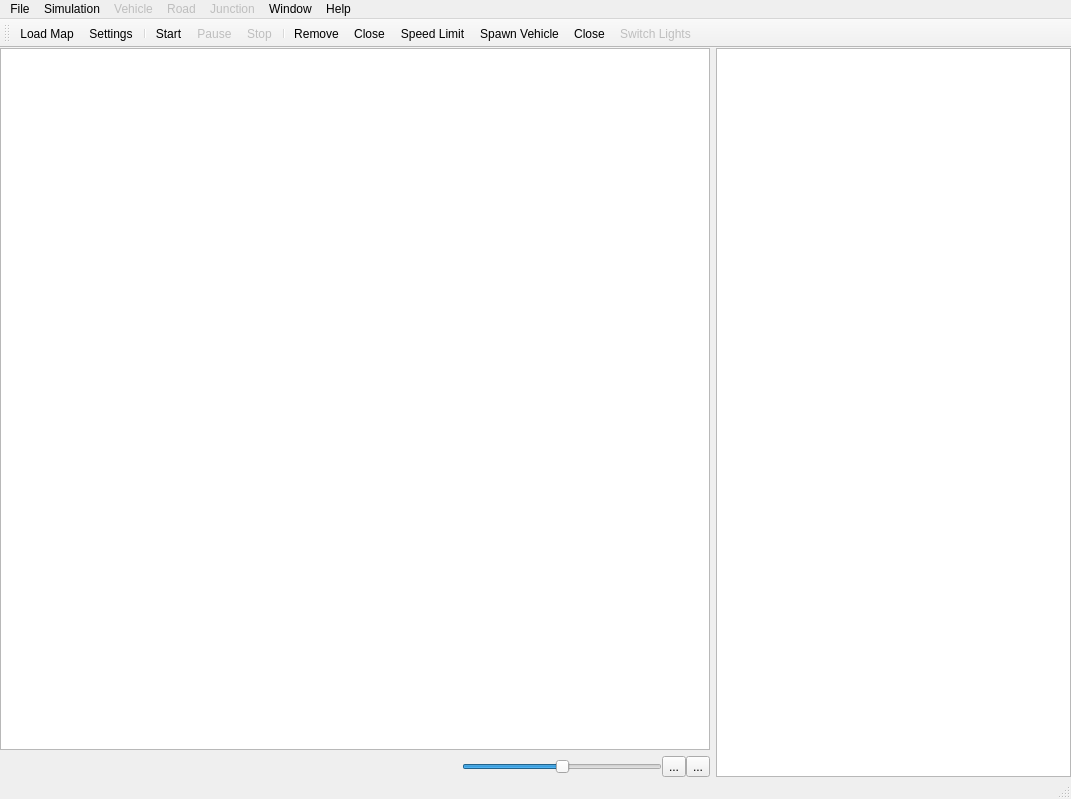
<?xml version="1.0" encoding="UTF-8"?>
<ui version="4.0">
 <class>MainWindow</class>
 <widget class="QMainWindow" name="MainWindow">
  <property name="geometry">
   <rect>
    <x>0</x>
    <y>0</y>
    <width>1071</width>
    <height>799</height>
   </rect>
  </property>
  <property name="windowTitle">
   <string>Traffic</string>
  </property>
  <property name="toolButtonStyle">
   <enum>Qt::ToolButtonFollowStyle</enum>
  </property>
  <widget class="QWidget" name="centralwidget">
   <layout class="QHBoxLayout" name="horizontalLayout_2">
    <property name="margin">
     <number>0</number>
    </property>
    <item>
     <widget class="QWidget" name="widget" native="true">
      <property name="sizePolicy">
       <sizepolicy hsizetype="Expanding" vsizetype="Expanding">
        <horstretch>2</horstretch>
        <verstretch>0</verstretch>
       </sizepolicy>
      </property>
      <layout class="QVBoxLayout" name="verticalLayout">
       <property name="margin">
        <number>0</number>
       </property>
       <item>
        <widget class="SimulationView" name="simulationView"/>
       </item>
       <item>
        <layout class="QHBoxLayout" name="horizontalLayout">
         <property name="spacing">
          <number>0</number>
         </property>
         <property name="sizeConstraint">
          <enum>QLayout::SetDefaultConstraint</enum>
         </property>
         <property name="leftMargin">
          <number>0</number>
         </property>
         <property name="topMargin">
          <number>0</number>
         </property>
         <item>
          <spacer name="horizontalSpacer">
           <property name="orientation">
            <enum>Qt::Horizontal</enum>
           </property>
           <property name="sizeHint" stdset="0">
            <size>
             <width>40</width>
             <height>20</height>
            </size>
           </property>
          </spacer>
         </item>
         <item>
          <widget class="QSlider" name="zoomSlider">
           <property name="sizePolicy">
            <sizepolicy hsizetype="Minimum" vsizetype="Fixed">
             <horstretch>0</horstretch>
             <verstretch>0</verstretch>
            </sizepolicy>
           </property>
           <property name="minimumSize">
            <size>
             <width>200</width>
             <height>0</height>
            </size>
           </property>
           <property name="minimum">
            <number>-10</number>
           </property>
           <property name="maximum">
            <number>10</number>
           </property>
           <property name="value">
            <number>0</number>
           </property>
           <property name="orientation">
            <enum>Qt::Horizontal</enum>
           </property>
           <property name="invertedAppearance">
            <bool>false</bool>
           </property>
           <property name="tickPosition">
            <enum>QSlider::NoTicks</enum>
           </property>
          </widget>
         </item>
         <item>
          <widget class="QToolButton" name="zoomOutButton">
           <property name="sizePolicy">
            <sizepolicy hsizetype="Preferred" vsizetype="Preferred">
             <horstretch>0</horstretch>
             <verstretch>0</verstretch>
            </sizepolicy>
           </property>
           <property name="text">
            <string>...</string>
           </property>
           <property name="icon">
            <iconset resource="../res/icons.qrc">
             <normaloff>:/icons/zoomOut</normaloff>:/icons/zoomOut</iconset>
           </property>
          </widget>
         </item>
         <item>
          <widget class="QToolButton" name="zoomInButton">
           <property name="sizePolicy">
            <sizepolicy hsizetype="Preferred" vsizetype="Preferred">
             <horstretch>0</horstretch>
             <verstretch>0</verstretch>
            </sizepolicy>
           </property>
           <property name="minimumSize">
            <size>
             <width>0</width>
             <height>0</height>
            </size>
           </property>
           <property name="text">
            <string>...</string>
           </property>
           <property name="icon">
            <iconset resource="../res/icons.qrc">
             <normaloff>:/icons/zoomIn</normaloff>:/icons/zoomIn</iconset>
           </property>
           <property name="arrowType">
            <enum>Qt::NoArrow</enum>
           </property>
          </widget>
         </item>
        </layout>
       </item>
      </layout>
     </widget>
    </item>
    <item>
     <widget class="AgentTreeView" name="agentTree">
      <property name="sizePolicy">
       <sizepolicy hsizetype="Expanding" vsizetype="Expanding">
        <horstretch>1</horstretch>
        <verstretch>0</verstretch>
       </sizepolicy>
      </property>
      <property name="minimumSize">
       <size>
        <width>0</width>
        <height>0</height>
       </size>
      </property>
     </widget>
    </item>
   </layout>
  </widget>
  <widget class="QMenuBar" name="menubar">
   <property name="geometry">
    <rect>
     <x>0</x>
     <y>0</y>
     <width>1071</width>
     <height>24</height>
    </rect>
   </property>
   <widget class="QMenu" name="menuFile">
    <property name="title">
     <string>File</string>
    </property>
    <addaction name="actionLoadMap"/>
    <addaction name="separator"/>
    <addaction name="actionQuit"/>
   </widget>
   <widget class="QMenu" name="menuSimulation">
    <property name="title">
     <string>Simulation</string>
    </property>
    <addaction name="actionSimSettings"/>
    <addaction name="actionSimStart"/>
    <addaction name="actionSimStop"/>
    <addaction name="actionSimPause"/>
    <addaction name="separator"/>
    <addaction name="actionStatistics"/>
   </widget>
   <widget class="QMenu" name="menuHelp">
    <property name="title">
     <string>Help</string>
    </property>
    <addaction name="actionAbout"/>
   </widget>
   <widget class="QMenu" name="menuVehicle">
    <property name="enabled">
     <bool>false</bool>
    </property>
    <property name="title">
     <string>Vehicle</string>
    </property>
    <addaction name="actionVehicleRemove"/>
   </widget>
   <widget class="QMenu" name="menuRoad">
    <property name="enabled">
     <bool>false</bool>
    </property>
    <property name="title">
     <string>Road</string>
    </property>
    <addaction name="actionRoadClose"/>
    <addaction name="actionRoadSetSpeedLimit"/>
    <addaction name="actionRoadSpawnVehicle"/>
   </widget>
   <widget class="QMenu" name="menuJunction">
    <property name="enabled">
     <bool>false</bool>
    </property>
    <property name="title">
     <string>Junction</string>
    </property>
    <addaction name="actionJunctionClose"/>
    <addaction name="actionJunctionSwitchLights"/>
   </widget>
   <widget class="QMenu" name="menuWindow">
    <property name="title">
     <string>Window</string>
    </property>
    <addaction name="actionToggleAgentProperties"/>
    <addaction name="actionZoomIn"/>
    <addaction name="actionZoomOut"/>
   </widget>
   <addaction name="menuFile"/>
   <addaction name="menuSimulation"/>
   <addaction name="menuVehicle"/>
   <addaction name="menuRoad"/>
   <addaction name="menuJunction"/>
   <addaction name="menuWindow"/>
   <addaction name="menuHelp"/>
  </widget>
  <widget class="QStatusBar" name="statusbar"/>
  <widget class="QToolBar" name="toolBar">
   <property name="sizePolicy">
    <sizepolicy hsizetype="Preferred" vsizetype="Fixed">
     <horstretch>0</horstretch>
     <verstretch>0</verstretch>
    </sizepolicy>
   </property>
   <property name="windowTitle">
    <string>toolBar</string>
   </property>
   <property name="iconSize">
    <size>
     <width>16</width>
     <height>16</height>
    </size>
   </property>
   <attribute name="toolBarArea">
    <enum>TopToolBarArea</enum>
   </attribute>
   <attribute name="toolBarBreak">
    <bool>false</bool>
   </attribute>
   <addaction name="actionLoadMap"/>
   <addaction name="actionSimSettings"/>
   <addaction name="separator"/>
   <addaction name="actionSimStart"/>
   <addaction name="actionSimPause"/>
   <addaction name="actionSimStop"/>
   <addaction name="separator"/>
   <addaction name="actionVehicleRemove"/>
   <addaction name="actionRoadClose"/>
   <addaction name="actionRoadSetSpeedLimit"/>
   <addaction name="actionRoadSpawnVehicle"/>
   <addaction name="actionJunctionClose"/>
   <addaction name="actionJunctionSwitchLights"/>
  </widget>
  <action name="actionQuit">
   <property name="icon">
    <iconset resource="../res/icons.qrc">
     <normaloff>:/icons/quit</normaloff>:/icons/quit</iconset>
   </property>
   <property name="text">
    <string>&amp;Quit</string>
   </property>
   <property name="shortcut">
    <string>Ctrl+Q</string>
   </property>
   <property name="menuRole">
    <enum>QAction::QuitRole</enum>
   </property>
   <property name="iconVisibleInMenu">
    <bool>true</bool>
   </property>
  </action>
  <action name="actionSimStart">
   <property name="icon">
    <iconset resource="../res/icons.qrc">
     <normaloff>:/icons/play</normaloff>:/icons/play</iconset>
   </property>
   <property name="text">
    <string>&amp;Start</string>
   </property>
   <property name="shortcut">
    <string>Space</string>
   </property>
   <property name="iconVisibleInMenu">
    <bool>true</bool>
   </property>
  </action>
  <action name="actionSimPause">
   <property name="enabled">
    <bool>false</bool>
   </property>
   <property name="icon">
    <iconset resource="../res/icons.qrc">
     <normaloff>:/icons/pause</normaloff>:/icons/pause</iconset>
   </property>
   <property name="text">
    <string>&amp;Pause</string>
   </property>
   <property name="shortcut">
    <string>Space</string>
   </property>
   <property name="visible">
    <bool>false</bool>
   </property>
   <property name="iconVisibleInMenu">
    <bool>true</bool>
   </property>
  </action>
  <action name="actionStatistics">
   <property name="icon">
    <iconset resource="../res/icons.qrc">
     <normaloff>:/icons/statistics</normaloff>:/icons/statistics</iconset>
   </property>
   <property name="text">
    <string>Statistics</string>
   </property>
   <property name="iconVisibleInMenu">
    <bool>true</bool>
   </property>
  </action>
  <action name="actionAbout">
   <property name="text">
    <string>About...</string>
   </property>
   <property name="menuRole">
    <enum>QAction::AboutRole</enum>
   </property>
  </action>
  <action name="actionSimStop">
   <property name="enabled">
    <bool>false</bool>
   </property>
   <property name="icon">
    <iconset resource="../res/icons.qrc">
     <normaloff>:/icons/stop</normaloff>:/icons/stop</iconset>
   </property>
   <property name="text">
    <string>Stop</string>
   </property>
   <property name="shortcut">
    <string>Esc</string>
   </property>
   <property name="visible">
    <bool>true</bool>
   </property>
   <property name="iconVisibleInMenu">
    <bool>true</bool>
   </property>
  </action>
  <action name="actionVehicleRemove">
   <property name="icon">
    <iconset resource="../res/icons.qrc">
     <normaloff>:/icons/remove</normaloff>:/icons/remove</iconset>
   </property>
   <property name="text">
    <string>Remove</string>
   </property>
   <property name="visible">
    <bool>false</bool>
   </property>
   <property name="iconVisibleInMenu">
    <bool>true</bool>
   </property>
  </action>
  <action name="actionRoadClose">
   <property name="checkable">
    <bool>false</bool>
   </property>
   <property name="icon">
    <iconset resource="../res/icons.qrc">
     <normaloff>:/icons/close</normaloff>:/icons/close</iconset>
   </property>
   <property name="text">
    <string>Close</string>
   </property>
   <property name="visible">
    <bool>false</bool>
   </property>
   <property name="iconVisibleInMenu">
    <bool>true</bool>
   </property>
  </action>
  <action name="actionRoadSetSpeedLimit">
   <property name="icon">
    <iconset resource="../res/icons.qrc">
     <normaloff>:/icons/speedLimit</normaloff>:/icons/speedLimit</iconset>
   </property>
   <property name="text">
    <string>Speed Limit</string>
   </property>
   <property name="toolTip">
    <string>Speed Limit</string>
   </property>
   <property name="visible">
    <bool>false</bool>
   </property>
   <property name="iconVisibleInMenu">
    <bool>true</bool>
   </property>
  </action>
  <action name="actionJunctionClose">
   <property name="icon">
    <iconset resource="../res/icons.qrc">
     <normaloff>:/icons/close</normaloff>:/icons/close</iconset>
   </property>
   <property name="text">
    <string>Close</string>
   </property>
   <property name="visible">
    <bool>false</bool>
   </property>
   <property name="iconVisibleInMenu">
    <bool>true</bool>
   </property>
  </action>
  <action name="actionJunctionSwitchLights">
   <property name="enabled">
    <bool>false</bool>
   </property>
   <property name="icon">
    <iconset resource="../res/icons.qrc">
     <normaloff>:/icons/lights</normaloff>:/icons/lights</iconset>
   </property>
   <property name="text">
    <string>Switch Lights</string>
   </property>
   <property name="visible">
    <bool>false</bool>
   </property>
   <property name="iconVisibleInMenu">
    <bool>true</bool>
   </property>
  </action>
  <action name="actionToggleAgentProperties">
   <property name="checkable">
    <bool>true</bool>
   </property>
   <property name="checked">
    <bool>true</bool>
   </property>
   <property name="text">
    <string>Agent Properties</string>
   </property>
   <property name="visible">
    <bool>true</bool>
   </property>
  </action>
  <action name="actionToggleAgentList">
   <property name="checkable">
    <bool>true</bool>
   </property>
   <property name="checked">
    <bool>true</bool>
   </property>
   <property name="text">
    <string>Agent List</string>
   </property>
   <property name="visible">
    <bool>true</bool>
   </property>
  </action>
  <action name="actionRoadSpawnVehicle">
   <property name="icon">
    <iconset resource="../res/icons.qrc">
     <normaloff>:/icons/add</normaloff>:/icons/add</iconset>
   </property>
   <property name="text">
    <string>Spawn Vehicle</string>
   </property>
   <property name="toolTip">
    <string>Spawn Vehicle</string>
   </property>
   <property name="visible">
    <bool>false</bool>
   </property>
   <property name="iconVisibleInMenu">
    <bool>true</bool>
   </property>
  </action>
  <action name="actionSimSettings">
   <property name="icon">
    <iconset resource="../res/icons.qrc">
     <normaloff>:/icons/settings2</normaloff>:/icons/settings2</iconset>
   </property>
   <property name="text">
    <string>Settings</string>
   </property>
   <property name="iconVisibleInMenu">
    <bool>true</bool>
   </property>
  </action>
  <action name="actionLoadMap">
   <property name="icon">
    <iconset resource="../res/icons.qrc">
     <normaloff>:/icons/world</normaloff>:/icons/world</iconset>
   </property>
   <property name="text">
    <string>&amp;Load Map...</string>
   </property>
   <property name="iconVisibleInMenu">
    <bool>true</bool>
   </property>
  </action>
  <action name="actionZoomIn">
   <property name="icon">
    <iconset resource="../res/icons.qrc">
     <normaloff>:/icons/zoomIn</normaloff>:/icons/zoomIn</iconset>
   </property>
   <property name="text">
    <string>Zoom In</string>
   </property>
   <property name="toolTip">
    <string>Zoom In</string>
   </property>
   <property name="shortcut">
    <string>+</string>
   </property>
  </action>
  <action name="actionZoomOut">
   <property name="icon">
    <iconset resource="../res/icons.qrc">
     <normaloff>:/icons/zoomOut</normaloff>:/icons/zoomOut</iconset>
   </property>
   <property name="text">
    <string>Zoom Out</string>
   </property>
   <property name="toolTip">
    <string>Zoom Out</string>
   </property>
   <property name="shortcut">
    <string>-</string>
   </property>
  </action>
 </widget>
 <customwidgets>
  <customwidget>
   <class>SimulationView</class>
   <extends>QGraphicsView</extends>
   <header>SimulationView.h</header>
   <slots>
    <signal>zoomChanged(int)</signal>
    <signal>agentSelected(QString)</signal>
    <slot>zoomIn()</slot>
    <slot>zoomOut()</slot>
    <slot>setZoom(int)</slot>
    <slot>selectAgent(QString)</slot>
    <slot>centerOnAgent(QString)</slot>
    <slot>closeSelected()</slot>
    <slot>removeSelected()</slot>
    <slot>spawnVehicleOnSelected(int)</slot>
    <slot>setSpeedLimitOnSelected(int)</slot>
    <slot>switchLightsOnSelected()</slot>
   </slots>
  </customwidget>
  <customwidget>
   <class>AgentTreeView</class>
   <extends>QTreeView</extends>
   <header>AgentTreeView.h</header>
   <slots>
    <signal>agentSelected(QString)</signal>
    <slot>selectAgent(QString)</slot>
   </slots>
  </customwidget>
 </customwidgets>
 <resources>
  <include location="../res/icons.qrc"/>
  <include location="../res/gfx.qrc"/>
 </resources>
 <connections>
  <connection>
   <sender>actionSimStart</sender>
   <signal>triggered()</signal>
   <receiver>MainWindow</receiver>
   <slot>startSimulation()</slot>
   <hints>
    <hint type="sourcelabel">
     <x>-1</x>
     <y>-1</y>
    </hint>
    <hint type="destinationlabel">
     <x>459</x>
     <y>370</y>
    </hint>
   </hints>
  </connection>
  <connection>
   <sender>actionSimPause</sender>
   <signal>triggered()</signal>
   <receiver>MainWindow</receiver>
   <slot>pauseSimulation()</slot>
   <hints>
    <hint type="sourcelabel">
     <x>-1</x>
     <y>-1</y>
    </hint>
    <hint type="destinationlabel">
     <x>459</x>
     <y>370</y>
    </hint>
   </hints>
  </connection>
  <connection>
   <sender>actionSimStop</sender>
   <signal>triggered()</signal>
   <receiver>MainWindow</receiver>
   <slot>stopSimulation()</slot>
   <hints>
    <hint type="sourcelabel">
     <x>-1</x>
     <y>-1</y>
    </hint>
    <hint type="destinationlabel">
     <x>459</x>
     <y>370</y>
    </hint>
   </hints>
  </connection>
  <connection>
   <sender>zoomInButton</sender>
   <signal>clicked()</signal>
   <receiver>actionZoomIn</receiver>
   <slot>trigger()</slot>
   <hints>
    <hint type="sourcelabel">
     <x>533</x>
     <y>762</y>
    </hint>
    <hint type="destinationlabel">
     <x>-1</x>
     <y>-1</y>
    </hint>
   </hints>
  </connection>
  <connection>
   <sender>zoomOutButton</sender>
   <signal>clicked()</signal>
   <receiver>actionZoomOut</receiver>
   <slot>trigger()</slot>
   <hints>
    <hint type="sourcelabel">
     <x>511</x>
     <y>762</y>
    </hint>
    <hint type="destinationlabel">
     <x>-1</x>
     <y>-1</y>
    </hint>
   </hints>
  </connection>
  <connection>
   <sender>actionZoomIn</sender>
   <signal>triggered()</signal>
   <receiver>simulationView</receiver>
   <slot>zoomIn()</slot>
   <hints>
    <hint type="sourcelabel">
     <x>-1</x>
     <y>-1</y>
    </hint>
    <hint type="destinationlabel">
     <x>273</x>
     <y>400</y>
    </hint>
   </hints>
  </connection>
  <connection>
   <sender>actionZoomOut</sender>
   <signal>triggered()</signal>
   <receiver>simulationView</receiver>
   <slot>zoomOut()</slot>
   <hints>
    <hint type="sourcelabel">
     <x>-1</x>
     <y>-1</y>
    </hint>
    <hint type="destinationlabel">
     <x>273</x>
     <y>400</y>
    </hint>
   </hints>
  </connection>
  <connection>
   <sender>zoomSlider</sender>
   <signal>valueChanged(int)</signal>
   <receiver>simulationView</receiver>
   <slot>setZoom(int)</slot>
   <hints>
    <hint type="sourcelabel">
     <x>400</x>
     <y>762</y>
    </hint>
    <hint type="destinationlabel">
     <x>273</x>
     <y>400</y>
    </hint>
   </hints>
  </connection>
  <connection>
   <sender>actionLoadMap</sender>
   <signal>triggered()</signal>
   <receiver>MainWindow</receiver>
   <slot>loadMap()</slot>
   <hints>
    <hint type="sourcelabel">
     <x>-1</x>
     <y>-1</y>
    </hint>
    <hint type="destinationlabel">
     <x>535</x>
     <y>399</y>
    </hint>
   </hints>
  </connection>
  <connection>
   <sender>simulationView</sender>
   <signal>zoomChanged(int)</signal>
   <receiver>zoomSlider</receiver>
   <slot>setValue(int)</slot>
   <hints>
    <hint type="sourcelabel">
     <x>264</x>
     <y>400</y>
    </hint>
    <hint type="destinationlabel">
     <x>384</x>
     <y>763</y>
    </hint>
   </hints>
  </connection>
  <connection>
   <sender>actionToggleAgentProperties</sender>
   <signal>toggled(bool)</signal>
   <receiver>agentTree</receiver>
   <slot>setVisible(bool)</slot>
   <hints>
    <hint type="sourcelabel">
     <x>-1</x>
     <y>-1</y>
    </hint>
    <hint type="destinationlabel">
     <x>893</x>
     <y>416</y>
    </hint>
   </hints>
  </connection>
  <connection>
   <sender>agentTree</sender>
   <signal>agentSelected(QString)</signal>
   <receiver>simulationView</receiver>
   <slot>selectAgent(QString)</slot>
   <hints>
    <hint type="sourcelabel">
     <x>893</x>
     <y>416</y>
    </hint>
    <hint type="destinationlabel">
     <x>354</x>
     <y>400</y>
    </hint>
   </hints>
  </connection>
  <connection>
   <sender>simulationView</sender>
   <signal>agentSelected(QString)</signal>
   <receiver>agentTree</receiver>
   <slot>selectAgent(QString)</slot>
   <hints>
    <hint type="sourcelabel">
     <x>354</x>
     <y>400</y>
    </hint>
    <hint type="destinationlabel">
     <x>893</x>
     <y>416</y>
    </hint>
   </hints>
  </connection>
  <connection>
   <sender>agentTree</sender>
   <signal>agentSelected(QString)</signal>
   <receiver>simulationView</receiver>
   <slot>centerOnAgent(QString)</slot>
   <hints>
    <hint type="sourcelabel">
     <x>893</x>
     <y>416</y>
    </hint>
    <hint type="destinationlabel">
     <x>354</x>
     <y>400</y>
    </hint>
   </hints>
  </connection>
 </connections>
 <slots>
  <signal>simulationStarted()</signal>
  <signal>simulationPaused()</signal>
  <signal>simulationStopped()</signal>
  <signal>mapLoaded()</signal>
  <slot>startSimulation()</slot>
  <slot>pauseSimulation()</slot>
  <slot>stopSimulation()</slot>
  <slot>loadMap()</slot>
 </slots>
</ui>
